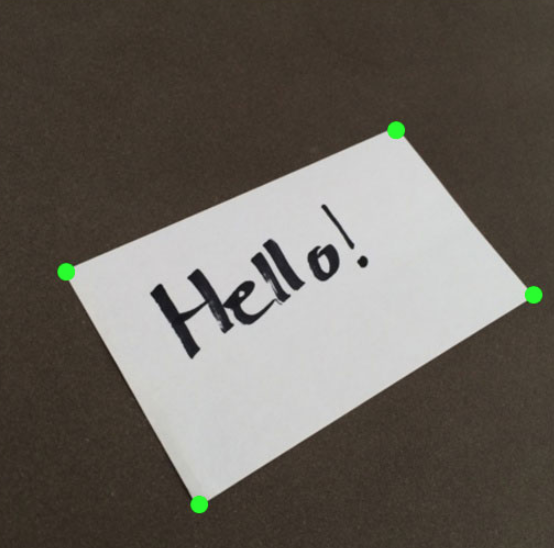
#> input picture transform/examples/example.png, 554 x 548 px
$ python scan.py --image examples/example.png   (older library calls are emulated)
#> lines starting #> are read from the running program, lines starting #| are printed output that depends on the picture; after the words box and inside, x2 and y2 are one past the last pixel; in counts of white or black regions, pixels touching at a corner belong together
### transform/transform.py
import numpy as np
import cv2

def order_points(pts):
	#인풋 pts: 사각형의 각 꼭짓점의 (x,y)좌표를 담은 list

	# 4개의 숫자를 담을 numpy array 를 만든다.
	# 첫번째 숫자: 왼쪽 위, 2번째: 오른쪽 위, 3번째: 왼쪽 밑, 4번째: 오른쪽 밑
	rect = np.zeros((4,2), dtype="float32")

	# 왼쪽 위 숫자가 합이 가장 크고, 오른쪽 밑 숫자가 합이 가장 작게 만든다
	s = pts.sum(axis = 1)
	rect[0] = pts[np.argmin(s)]
	rect[2] = pts[np.argmax(s)]

	# 오른쪽 위 숫자: 가장 작은 차, 왼쪽 밑: 가장 큰 차
	diff = np.diff(pts, axis = 1)
	rect[1] = pts[np.argmin(diff)]
	rect[3] = pts[np.argmax(diff)]

	return rect

def four_point_transform(image, pts):
	rect = order_points(pts)
	(tl, tr, br, bl) = rect  # tl: top left, br: bottom right. 순서가 정말 중요하다!

	# 새로운 이미지의 가로를 계산한다. 두 모서리 중 긴 것을 사용
	widthA = np.sqrt(((br[0] - bl[0]) ** 2) + ((br[1] - bl[1]) ** 2))
	widthB = np.sqrt(((tr[0] - tl[0]) ** 2) + ((tr[1] - tl[1]) ** 2))
	maxWidth = max(int(widthA), int(widthB))

	# 새로운 이미지의 세로를 계산한다.
	heightA = np.sqrt(((tr[0] - br[0]) ** 2) + ((tr[1] - br[1]) ** 2))
	heightB = np.sqrt(((tl[0] - bl[0]) ** 2) + ((tl[1] - bl[1]) ** 2))
	maxHeight = max(int(heightA), int(heightB))

	#위에서 내려다 보는 view의 이미지를 만든다. Destination points -> 순서 중요!
	# top left -> top right -> bottom right -> bottom left의 순서로 (시계방향)
	dst = np.array([[0,0], [maxWidth - 1, 0],
					[maxWidth - 1, maxHeight - 1], [0, maxHeight - 1]], dtype = "float32")

	# cv2.getPerspectiveTransform: 2개 argument 필요. rect -> 오리지널 이미지의 ROI, dst -> 바뀔 포인트의 리스트
	M = cv2.getPerspectiveTransform(rect, dst)
	warped = cv2.warpPerspective(image, M, (maxWidth, maxHeight))

	return warped

### transform/scan.py
from transform import four_point_transform
import numpy as np
import argparse
import cv2
import imutils
from skimage.filters import threshold_local

ap = argparse.ArgumentParser()
ap.add_argument("-i", "--image", help = "path to the image file")
args = vars(ap.parse_args())

# Step 1: 모서리 찾기
# 원본사진의 높이와, 바뀐 사진의 높이의 비율 계산하기
image = cv2.imread(args["image"])
#> image is the input picture: shape (548, 554, 3); mean B, G, R 91.5, 98.8, 104.3
ratio = image.shape[0] / 500.0
#> ratio = 1.1
orig = image.copy()
image = imutils.resize(image, height = 500)
#> image: shape (500, 505, 3)

# 사진을 검은색으로 바꾸고, blur 하고 -> 이미지에서 모서리 찾기
gray = cv2.cvtColor(image, cv2.COLOR_BGR2GRAY)
gray = cv2.GaussianBlur(gray, (5,5), 0)
edged = cv2.Canny(gray, 75, 200)
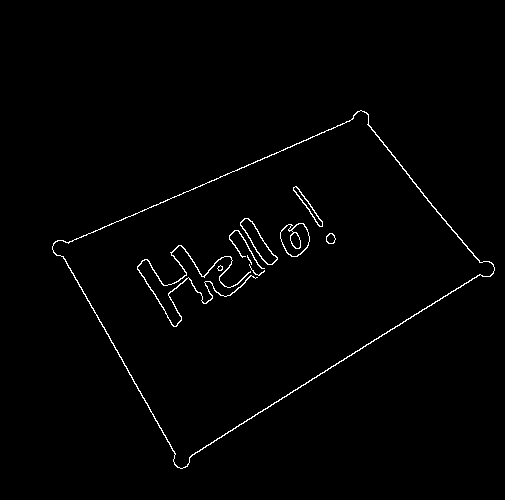
#> edged: shape (500, 505); 1.2% white in thin lines or dots, all inside (x1, y1, x2, y2) = (52, 110, 495, 469)

# Step 2: edged 이미지에서 윤곽을 찾아낸다
# 가장 큰것만 남기고, screen contour 를 사용한다
cnts = cv2.findContours(edged.copy(), cv2.RETR_LIST, cv2.CHAIN_APPROX_SIMPLE)
#> cnts = 17 contours, 4 with area under 20; largest, box (x1, y1, x2, y2) and area: (52, 110, 495, 469) 76914, (52, 110, 495, 469) 76390, (280, 223, 310, 257) 717, (240, 218, 278, 265) 586, (280, 223, 310, 257) 555
cnts = cnts[0] if imutils.is_cv2() else cnts[1]
cnts = sorted(cnts, key = cv2.contourArea, reverse = True)[:5]
#> cnts = 5 contours; box (x1, y1, x2, y2) and area: (52, 110, 495, 469) 76914, (52, 110, 495, 469) 76390, (280, 223, 310, 257) 717, (240, 218, 278, 265) 586, (280, 223, 310, 257) 555

for c in cnts:
	peri = cv2.arcLength(c, True)
	approx = cv2.approxPolyDP(c, 0.02 * peri, True)
	if len(approx) == 4:
		screenCnt = approx
		break
#> this loop made 1 pass
#> (peri, screenCnt) on pass 1: (1276.6, [[366, 112], [53, 243], [177, 467], [493, 273]])
# [7 lines of commented-out code are left out]
warped = four_point_transform(orig, screenCnt.reshape(4,2) * ratio)
#> in order_points, `s = pts.sum(axis = 1)`: s = [523.9, 324.4, 705.8, 839.5]
#> in order_points, `diff = np.diff(pts, axis = 1)`: diff = [-278.4, 208.2, 317.8, -241.1]
#> in four_point_transform, `rect = order_points(pts)`: rect = [[58.09, 266.3], [401.1, 122.8], [540.3, 299.2], [194, 511.8]]
#> in four_point_transform, `(tl, tr, br, bl) = rect`: tl = [58.09, 266.3]; tr = [401.1, 122.8]; br = [540.3, 299.2]; bl = [194, 511.8]
#> in four_point_transform, `widthA = np.sqrt(((br[0] - bl[0]) ** 2) + ((br[1] - bl[1]) ** 2))`: widthA = 406.4
#> in four_point_transform, `widthB = np.sqrt(((tr[0] - tl[0]) ** 2) + ((tr[1] - tl[1]) ** 2))`: widthB = 371.9
#> in four_point_transform, `maxWidth = max(int(widthA), int(widthB))`: maxWidth = 406
#> in four_point_transform, `heightA = np.sqrt(((tr[0] - br[0]) ** 2) + ((tr[1] - br[1]) ** 2))`: heightA = 224.7
#> in four_point_transform, `heightB = np.sqrt(((tl[0] - bl[0]) ** 2) + ((tl[1] - bl[1]) ** 2))`: heightB = 280.6
#> in four_point_transform, `maxHeight = max(int(heightA), int(heightB))`: maxHeight = 280
#> in four_point_transform, `dst = np.array([[0,0], [maxWidth - 1, 0], [maxWidth - 1, maxHeight - 1..`: dst = [[0, 0], [405, 0], [405, 279], [0, 279]]
#> in four_point_transform, `M = cv2.getPerspectiveTransform(rect, dst)`: M = [[0.914, -0.506, 81.64], [0.521, 1.24, -361.7], [-0.000368, 0.000821, 1]]
#> in four_point_transform, `warped = cv2.warpPerspective(image, M, (maxWidth, maxHeight))`:
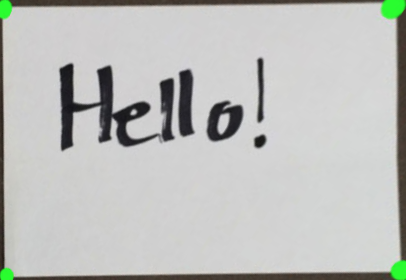
#> warped: shape (280, 406, 3); mean B, G, R 188.4, 191.1, 189.8

#종이의 흑/백 효과를 주기 위해서 grayscale 로 바꾸고 threshold 를 만든다
warped = cv2.cvtColor(warped, cv2.COLOR_BGR2GRAY)
#> warped: shape (280, 406)
T = threshold_local(warped, 11, offset = 10, method = "gaussian")
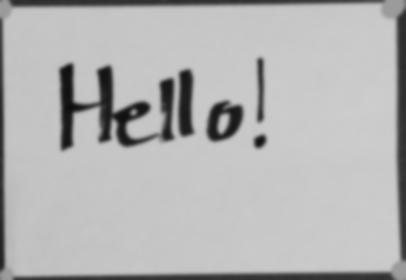
#> T: shape (280, 406) float64; min 13.47, max 205.7, mean 180.4
warped = (warped > T).astype("uint8") * 255
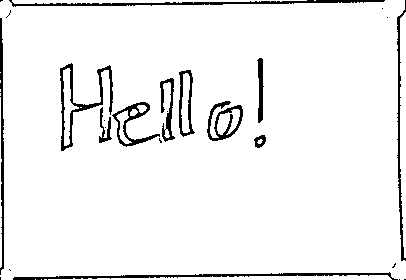
#> warped: shape (280, 406); 94.4% white; 25 black regions (13 under 20 px), largest, box (x1, y1, x2, y2) and area: (13, 272, 398, 280) 967, (9, 0, 385, 7) 947, (60, 63, 113, 151) 840
cv2.imshow("Original", imutils.resize(orig, height = 650))
cv2.imshow("Scanned", imutils.resize(warped, height = 650))
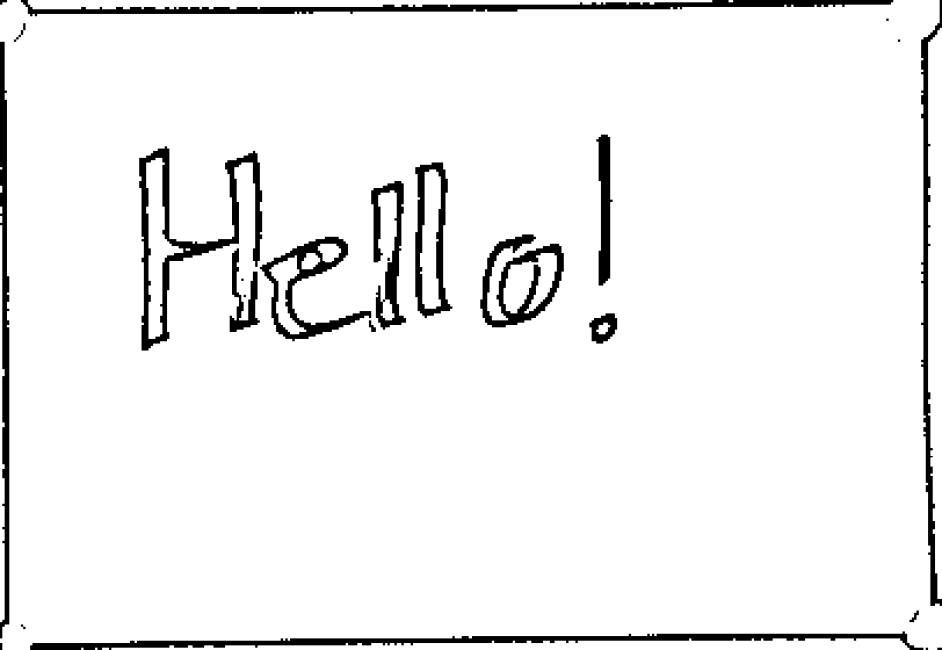
#> window 'Scanned': shape (650, 942); min 0, max 255, mean 240.7
cv2.waitKey(0)
